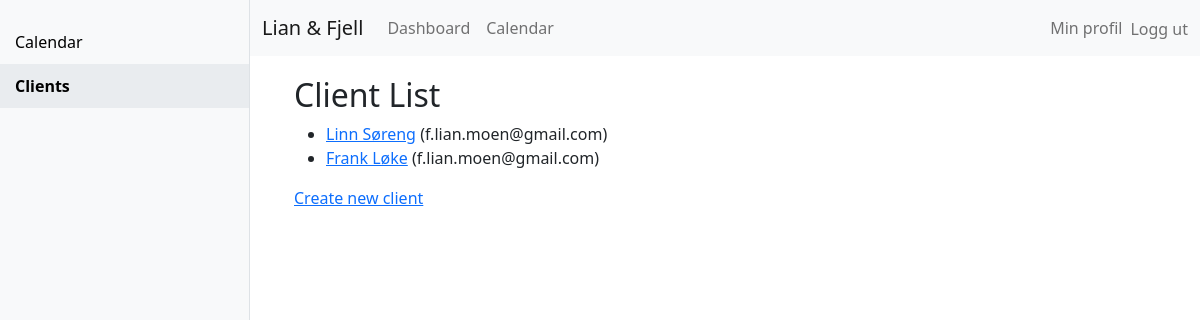
Page /journals/clients/ (signed in) on the earlier database version.
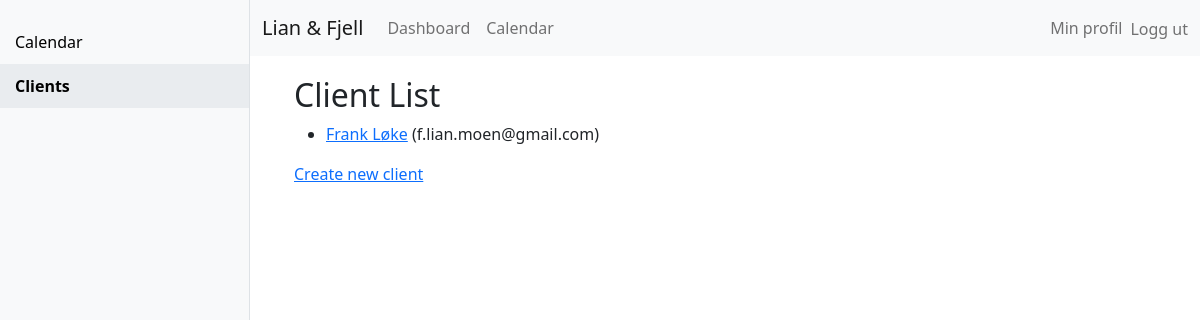
Same page on the later database version.
### journals/models.py (models this page shows)
class Client(models.Model):
    name = models.CharField(max_length=100)
    email = models.EmailField()
    psychologist = models.ForeignKey(User, on_delete=models.CASCADE)
    birth_date = models.DateField(null=True, blank=True)
    personal_number = models.CharField(max_length=11, null=True, blank=True)
    gender = models.CharField(max_length=10, choices=[('M', 'Male'), ('F', 'Female'), ('O', 'Other')], null=True, blank=True)
    address = models.CharField(max_length=255, null=True, blank=True)
    postal_code = models.CharField(max_length=10, null=True, blank=True)
    municipality = models.CharField(max_length=100, null=True, blank=True)

### journals/views.py (the view)
# urls.py: path('clients/', views.client_list, name='client_list'),
@login_required
def client_list(request):
    clients = Client.objects.all()
    return render(request, 'journals/client_list.html', {'clients': clients})

### journals/templates/journals/client_list.html (shortened to what this page needs)
{% load static %}
<!DOCTYPE html>
<html lang="en">
<head>
    <link href="https://cdn.jsdelivr.net/npm/bootstrap@5.1.3/dist/css/bootstrap.min.css" rel="stylesheet">
</head>
<body>
    <nav class="navbar navbar-expand-lg navbar-light bg-light">
        <div class="container-fluid">
            <a class="navbar-brand" href="#">Lian & Fjell</a>
            <div class="collapse navbar-collapse" id="navbarNav">
                <ul class="navbar-nav me-auto mb-2 mb-lg-0">
                    <li class="nav-item">
                        <a class="nav-link" href="{% url 'dashboard' %}">Dashboard</a>
                    </li>
                    <li class="nav-item">
                        <a class="nav-link" href="{% url 'calendar_view' %}">Calendar</a>
                    </li>
                </ul>
                <ul class="navbar-nav">
                    {% if user.is_authenticated %}
                        <li class="nav-item">
                            {% if user.profile.role == 'franchise_taker' %}
                                <a class="nav-link" href="{% url 'franchise_taker_profile' user.username %}">Min profil</a>
                            {% else %}
                                <a class="nav-link" href="{% url 'employee_profile' user.username %}">Min profil</a>
                            {% endif %}
                        </li>
                        <li class="nav-item">
                            <form method="post" action="{% url 'logout' %}">
                                <button type="submit" class="btn btn-link nav-link" style="display: inline; padding: 0; border: none; background: none;">Logg ut</button>
                            </form>
                        </li>
                    {% else %}
                        <li class="nav-item">
                            <a class="nav-link" href="{% url 'login' %}">Logg inn</a>
                        </li>
                    {% endif %}
                </ul>
            </div>
        </div>
    </nav>
    <div class="container-fluid">
        <div class="row">
            <div class="col-auto">
                <div class="sidebar">
                    <ul class="nav flex-column">
                        <li class="nav-item">
                            <a class="nav-link" href="{% url 'calendar_view' %}">Calendar</a>
                        </li>
                        <li class="nav-item">
                            <a class="nav-link active" href="{% url 'client_list' %}">Clients</a>
                        </li>
                    </ul>
                </div>
            </div>
            <div class="col main-content">
                <h2>Client List</h2>
                <ul>
                    {% for client in clients %}
                        <li><a href="{% url 'client_detail' client.pk %}">{{ client.name }}</a> ({{ client.email }})</li>
                    {% endfor %}
                </ul>
                <a href="{% url 'client_create' %}">Create new client</a>
            </div>
        </div>
    </div>
</body>
</html>

### journals/templates/journals/client_list.html (style rules this page uses)
.sidebar { height: 100vh; width: 250px; position: fixed; top: 0; left: 0; background-color: #f8f9fa; padding-top: 20px; border-right: 1px solid #dee2e6; z-index: 1000; }
.sidebar .nav-link { color: #000; padding: 10px 15px; }
.sidebar .nav-link.active { font-weight: bold; background-color: #e9ecef; }
.main-content { margin-left: 250px; padding: 20px; }
.navbar { margin-left: 250px; }
.nav-item form { display: inline; padding: 0; border: none; background: none; margin: 0; }
.navbar-nav { display: flex; align-items: center; }

Differences in the rows shown:
removed Client: name "Linn Søreng", email "f.lian.moen@gmail.com"
